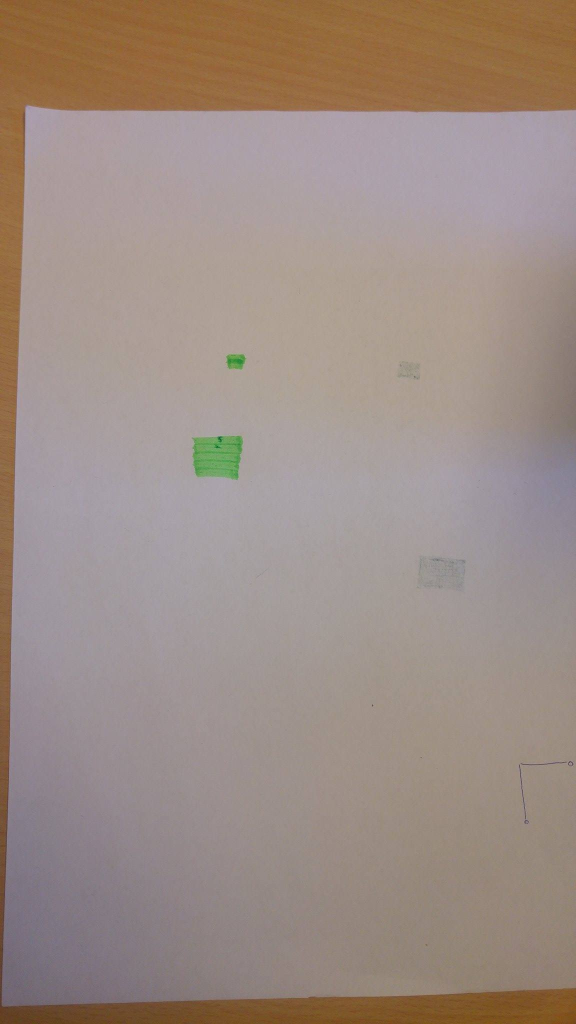
%> input picture image recognition/imgpros/img/double1.jpg, 1152 x 2048 px (shown at 1/2 size)
$ octave --eval "result = findColor('img/double.jpg');"   (GNU Octave 9; MATLAB toolbox functions it lacks are replaced by stand-ins)
%> lines starting %> are read from the running program, lines starting %| are printed output that depends on the picture; in (x1, y1, x2, y2) boxes, pixels count from 0 and x2, y2 are one past the last pixel; in counts of white or black regions, pixels touching at a corner belong together; the program's own positions count from 1
function temp = findColor(image)
%> called with image = 'img/double.jpg'

resizeIm = 0.1;

image = ('img/double1.jpg');
image = imread(image);
%> image is the input picture: size 2048x1152x3 uint8; mean R, G, B 156.9, 140.8, 132.7
image = imresize(image,resizeIm);
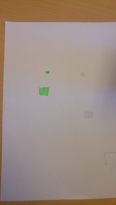
%> image: size 205x116x3 uint8; mean R, G, B 156.9, 140.8, 132.7
[m,n,z] = size(image)
%> m = 205; n = 116; z = 3

red = image(:,:,1);
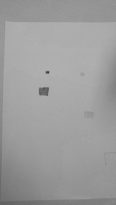
%> red: size 205x116 uint8; min 59, max 177, mean 156.9
blue = image(:,:,3);
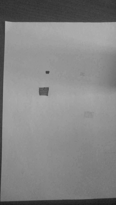
%> blue: size 205x116 uint8; min 25, max 177, mean 132.7
green = image - red;
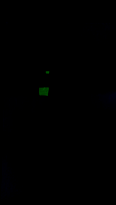
%> green: size 205x116x3 uint8; mean R, G, B 0, 0.2, 0.2
temp = [green(1,1,1) image(1,1,1) red(1,1);
        green(1,1,2) image(1,1,2) red(1,2);
        green(1,1,3) image(1,1,3) red(1,3)]
%> temp = [0 141 141; 0 97 143; 0 50 143]
[x,y,j]= size(green)
%> x = 205; y = 116; j = 3
green
greenIntensity = rgb2gray(green);
greenBinary = imbinarize(greenIntensity);
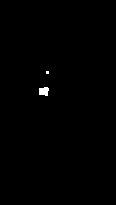
%> greenBinary: size 205x116 logical; 0.34% white; 2 white regions (1 under 20 px), largest, box (x1, y1, x2, y2) and area: (39, 87, 49, 96) 73
s = regionprops(greenBinary,'centroid');
%> s = 2 regions; Centroid: [44.5 91.9], [48 73]
centroids = cat(1, s.Centroid);
%> centroids = [44.47 91.86; 48 73]
a = regionprops(greenBinary, 'area');
%> a = 2 regions; Area: 73, 9
area = cat(1, a.Area);
%> area = [73; 9]

imshow(red);
if (centroids ~= 0)
    hold on
    plot(centroids(:,1),centroids(:,2), 'b*')
    hold off
end


[sortedValues,sortIndex] = sort(area(:),'descend');
%> sortedValues = [73; 9]; sortIndex = [1; 2]

if size(area,1) == 2
    frontPos = centroids(sortIndex(1),:)
%> frontPos = [44.47 91.86]
    backPos = centroids(sortIndex(2),:)
%> backPos = [48 73]
%> `result = findColor('img/double.jpg');`:
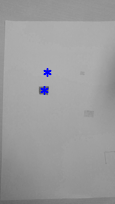
%> figure redrawn from the program's plot data
%> `result = findColor('img/double.jpg');`: result = [0 141 141; 0 97 143; 0 50 143]
elseif size(area,1)== 3
    destination = centroids(sortIndex(1),:)
    frontPos = centroids(sortIndex(2),:)
    backPos = centroids(sortIndex(3),:)
else
    error('did not find correct number of green spots');
end


%[i,j]=find(greenBinary == 1)

end
